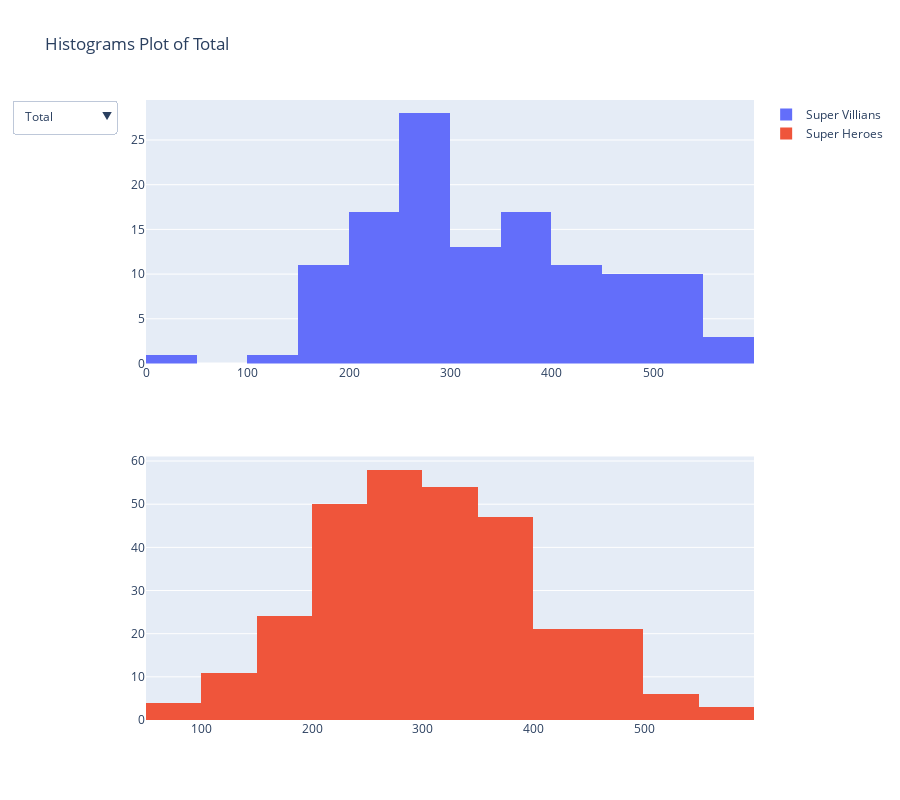

Source (notebook cell):
### Markdown cell above
Interactive Graphing Tool to see histograms of all types for both Good and Bad guys

### Code cell
fig = make_subplots(rows=2, cols=1)
fig = fig.add_traces(
    data= [
        go.Histogram(x=vil['Total'], name='Super Villians'),
        go.Histogram(x=vil['Intelligence'], visible=False, name='Super Villians'),
        go.Histogram(x=vil['Strength'], visible=False, name='Super Villians'),
        go.Histogram(x=vil['Speed'], visible=False, name='Super Villians'),
        go.Histogram(x=vil['Durability'], visible=False, name='Super Villians'),
        go.Histogram(x=vil['Power'], visible=False, name='Super Villians'),
        go.Histogram(x=vil['Combat'], visible=False, name='Super Villians'),
    ],
    rows = 1,
    cols = 1,
)
fig.add_traces(
    data= [
        go.Histogram(x=good_guys['Total'], name='Super Heroes'),
        go.Histogram(x=good_guys['Intelligence'], visible=False, name='Super Heroes'),
        go.Histogram(x=good_guys['Strength'], visible=False, name='Super Heroes'),
        go.Histogram(x=good_guys['Speed'], visible=False, name='Super Heroes'),
        go.Histogram(x=good_guys['Durability'], visible=False, name='Super Heroes'),
        go.Histogram(x=good_guys['Power'], visible=False, name='Super Heroes'),
        go.Histogram(x=good_guys['Combat'], visible=False, name='Super Heroes')
    ],
    rows = 2,
    cols = 1
)

updatemenus = [
    {'buttons' : [
        {
            'method' : 'update',
            'label' : 'Total',
            'args' : [
                {"visible": [True, False, False, False, False, False, False]},
                {'title' : 'Histograms Plot of Total'},
            ]
        },
        {
            'method' : 'update',
            'label' : 'Intelligence',
            'args' : [
                {"visible": [False, True, False, False, False, False, False]},
                {'title' : 'Histogram Plots of Intelligence'},
            ]
        },
        {
            'method' : 'update',
            'label' : 'Strength',
            'args' : [
                {"visible": [False, False, True, False, False, False, False]},
                {'title' : 'Histogram Plots of Strength'},
            ]
        },
        {
            'method' : 'update',
            'label' : 'Speed',
            'args' : [
                {"visible": [False, False, False, True, False, False, False]},
                {'title' : 'Histogram Plots of Speed'},
            ]
        },
        {
            'method' : 'update',
            'label' : 'Durability',
            'args' : [
                {"visible": [False, False, False, False, True, False, False]},
                {'title' : 'Histogram Plots of Durability'},
            ]
        },
        {
            'method' : 'update',
            'label' : 'Power',
            'args' : [
                {"visible": [False, False, False, False, False, True, False]},
                {'title' : 'Histogram Plots of Power'},
                {'title_x' : 0.5}
            ]
        },
        {
            'method' : 'update',
            'label' : 'Combat',
            'args' : [
                {"visible": [False, False, False, False, False, False, True]},
                {'title' : 'Histogram Plots of Combat Skills'},
            ]
        },
        
    ]}
]
fig.update_layout(updatemenus=updatemenus, height=800, title_text='Histograms Plot of Total')

### Figure 1 — Plotly figure (JSON) as saved in the notebook; plotly's stock layout.template omitted (floating-point values rounded to 4 significant figures; data arrays with more than 128 entries replaced by an {"elided": "..."} marker saying what was removed)
{"data": [{"name": "Super Villians", "type": "histogram", "x": [436, 526, 460, 575, 381, 496, 493, 288, 370, 366, 227, 525, 305, 323, 191, 220, 309, 424, 416, 246, 311, 451, 194, 266, 540, 506, 238, 289, 461, 429, 36, 545, 372, 546, 449, 316, 217, 327, 370, 512, 535, 341, 579, 352, 257, 298, 272, 281, 268, 272, 379, 290, 296, 417, 198, 287, 241, 356, 256, 283, 236, 174, 227, 278, 282, 486, 418, 371, 450, 531, 373, 498, 398, 445, 384, 254, 277, 339, 315, 268, 256, 306, 505, 200, 213, 227, 222, 152, 329, 148, 210, 360, 264, 160, 351, 215, 258, 198, 376, 285, 428, 157, 213, 323, 579, 413, 272, 485, 271, 171, 161, 477, 373, 285, 444, 334, 383, 284, 167, 212, 206, 288], "xaxis": "x", "yaxis": "y"}, {"name": "Super Villians", "type": "histogram", "visible": false, "x": [63, 88, 50, 75, 75, 88, 100, 38, 50, 88, 75, 88, 75, 63, 38, 38, 10, 63, 100, 50, 63, 63, 88, 63, 75, 88, 50, 50, 50, 100, 1, 88, 8, 88, 88, 69, 50, 50, 63, 88, 88, 63, 94, 81, 75, 50, 75, 75, 81, 38, 88, 100, 50, 100, 25, 25, 75, 63, 50, 63, 100, 100, 44, 75, 38, 88, 88, 75, 88, 88, 100, 75, 75, 88, 75, 75, 113, 50, 63, 75, 75, 75, 88, 75, 50, 69, 63, 38, 100, 25, 75, 25, 88, 100, 55, 81, 88, 38, 50, 63, 75, 38, 38, 9, 94, 88, 75, 88, 38, 100, 88, 88, 50, 63, 75, 50, 63, 63, 50, 38, 38, 50], "xaxis": "x", "yaxis": "y"}, {"name": "Super Villians", "type": "histogram", "visible": false, "x": [80, 100, 85, 100, 80, 90, 100, 63, 11, 53, 12, 100, 10, 32, 10, 10, 83, 80, 28, 11, 53, 63, 10, 10, 93, 100, 10, 48, 95, 32, 32, 80, 63, 95, 80, 10, 8, 32, 81, 85, 95, 53, 100, 89, 10, 34, 48, 55, 12, 13, 63, 10, 38, 48, 7, 48, 18, 38, 34, 32, 10, 10, 10, 53, 51, 83, 57, 36, 80, 100, 28, 95, 90, 85, 53, 32, 10, 73, 60, 28, 10, 12, 85, 10, 10, 14, 38, 10, 28, 10, 10, 80, 11, 10, 53, 10, 10, 28, 52, 10, 80, 10, 8, 93, 100, 80, 10, 100, 72, 10, 10, 83, 80, 10, 57, 57, 73, 22, 28, 10, 16, 10], "xaxis": "x", "yaxis": "y"}, {"name": "Super Villians", "type": "histogram", "visible": false, "x": [53, 83, 100, 100, 47, 38, 33, 23, 47, 23, 23, 92, 35, 45, 35, 27, 23, 33, 63, 25, 23, 70, 12, 23, 92, 23, 23, 42, 58, 20, 1, 67, 60, 83, 83, 50, 12, 33, 28, 83, 75, 35, 96, 23, 23, 47, 35, 37, 23, 25, 25, 12, 17, 58, 12, 33, 25, 33, 23, 35, 12, 12, 23, 35, 27, 35, 47, 60, 27, 70, 23, 83, 35, 35, 23, 12, 12, 23, 35, 12, 23, 23, 47, 12, 23, 23, 23, 12, 32, 23, 12, 43, 23, 12, 25, 12, 23, 42, 60, 23, 53, 12, 47, 13, 100, 23, 12, 17, 42, 23, 12, 42, 23, 75, 65, 47, 35, 47, 8, 23, 23, 100], "xaxis": "x", "yaxis": "y"}, {"name": "Super Villians", "type": "histogram", "visible": false, "x": [90, 99, 85, 100, 56, 90, 100, 42, 95, 56, 28, 100, 42, 80, 32, 42, 95, 80, 90, 70, 42, 84, 28, 42, 100, 100, 28, 35, 98, 100, 1, 120, 95, 100, 99, 56, 42, 70, 28, 100, 100, 100, 100, 85, 28, 72, 48, 50, 42, 80, 90, 56, 90, 70, 14, 85, 40, 100, 28, 42, 14, 14, 42, 56, 70, 100, 85, 84, 84, 99, 28, 85, 56, 95, 95, 70, 14, 84, 42, 42, 42, 64, 100, 28, 28, 14, 48, 14, 42, 14, 14, 90, 28, 14, 90, 14, 42, 28, 85, 70, 64, 14, 28, 100, 100, 100, 28, 100, 70, 14, 14, 100, 84, 56, 84, 70, 90, 56, 50, 28, 28, 28], "xaxis": "x", "yaxis": "y"}, {"name": "Super Villians", "type": "histogram", "visible": false, "x": [55, 100, 100, 100, 59, 100, 100, 52, 87, 51, 19, 89, 78, 38, 20, 47, 26, 84, 60, 20, 45, 81, 28, 64, 100, 100, 47, 54, 90, 93, 0, 100, 62, 100, 71, 67, 63, 78, 100, 100, 87, 38, 94, 32, 65, 39, 38, 38, 30, 66, 57, 22, 71, 71, 100, 36, 13, 62, 36, 26, 58, 10, 66, 31, 40, 95, 85, 60, 91, 100, 99, 90, 67, 100, 74, 37, 100, 53, 59, 55, 50, 58, 100, 30, 60, 71, 22, 50, 27, 20, 19, 37, 19, 10, 28, 48, 67, 34, 49, 63, 100, 55, 50, 78, 100, 66, 91, 100, 21, 10, 9, 100, 72, 39, 79, 54, 66, 40, 11, 63, 41, 72], "xaxis": "x", "yaxis": "y"}, {"name": "Super Villians", "type": "histogram", "visible": false, "x": [95, 56, 40, 100, 64, 90, 60, 70, 80, 95, 70, 56, 65, 65, 56, 56, 72, 84, 75, 70, 85, 90, 28, 64, 80, 95, 80, 60, 70, 84, 1, 90, 84, 80, 28, 64, 42, 64, 70, 56, 90, 52, 95, 42, 56, 56, 28, 26, 80, 50, 56, 90, 30, 70, 40, 60, 70, 60, 85, 85, 42, 28, 42, 28, 56, 85, 56, 56, 80, 74, 95, 70, 75, 42, 64, 28, 28, 56, 56, 56, 56, 74, 85, 45, 42, 36, 28, 28, 100, 56, 80, 85, 95, 14, 100, 50, 28, 28, 80, 56, 56, 28, 42, 30, 85, 56, 56, 80, 28, 14, 28, 64, 64, 42, 84, 56, 56, 56, 20, 50, 60, 28], "xaxis": "x", "yaxis": "y"}, {"name": "Super Heroes", "type": "histogram", "x": {"elided": "299 int values"}, "xaxis": "x2", "yaxis": "y2"}, {"name": "Super Heroes", "type": "histogram", "visible": false, "x": {"elided": "299 int values"}, "xaxis": "x2", "yaxis": "y2"}, {"name": "Super Heroes", "type": "histogram", "visible": false, "x": {"elided": "299 int values"}, "xaxis": "x2", "yaxis": "y2"}, {"name": "Super Heroes", "type": "histogram", "visible": false, "x": {"elided": "299 int values"}, "xaxis": "x2", "yaxis": "y2"}, {"name": "Super Heroes", "type": "histogram", "visible": false, "x": {"elided": "299 int values"}, "xaxis": "x2", "yaxis": "y2"}, {"name": "Super Heroes", "type": "histogram", "visible": false, "x": {"elided": "299 int values"}, "xaxis": "x2", "yaxis": "y2"}, {"name": "Super Heroes", "type": "histogram", "visible": false, "x": {"elided": "299 int values"}, "xaxis": "x2", "yaxis": "y2"}], "layout": {"height": 800, "title": {"text": "Histograms Plot of Total"}, "updatemenus": [{"buttons": [{"args": [{"visible": [true, false, false, false, false, false, false]}, {"title": "Histograms Plot of Total"}], "label": "Total", "method": "update"}, {"args": [{"visible": [false, true, false, false, false, false, false]}, {"title": "Histogram Plots of Intelligence"}], "label": "Intelligence", "method": "update"}, {"args": [{"visible": [false, false, true, false, false, false, false]}, {"title": "Histogram Plots of Strength"}], "label": "Strength", "method": "update"}, {"args": [{"visible": [false, false, false, true, false, false, false]}, {"title": "Histogram Plots of Speed"}], "label": "Speed", "method": "update"}, {"args": [{"visible": [false, false, false, false, true, false, false]}, {"title": "Histogram Plots of Durability"}], "label": "Durability", "method": "update"}, {"args": [{"visible": [false, false, false, false, false, true, false]}, {"title": "Histogram Plots of Power"}, {"title_x": 0.5}], "label": "Power", "method": "update"}, {"args": [{"visible": [false, false, false, false, false, false, true]}, {"title": "Histogram Plots of Combat Skills"}], "label": "Combat", "method": "update"}]}], "xaxis": {"anchor": "y", "domain": [0, 1]}, "xaxis2": {"anchor": "y2", "domain": [0, 1]}, "yaxis": {"anchor": "x", "domain": [0.575, 1]}, "yaxis2": {"anchor": "x2", "domain": [0, 0.425]}}}
